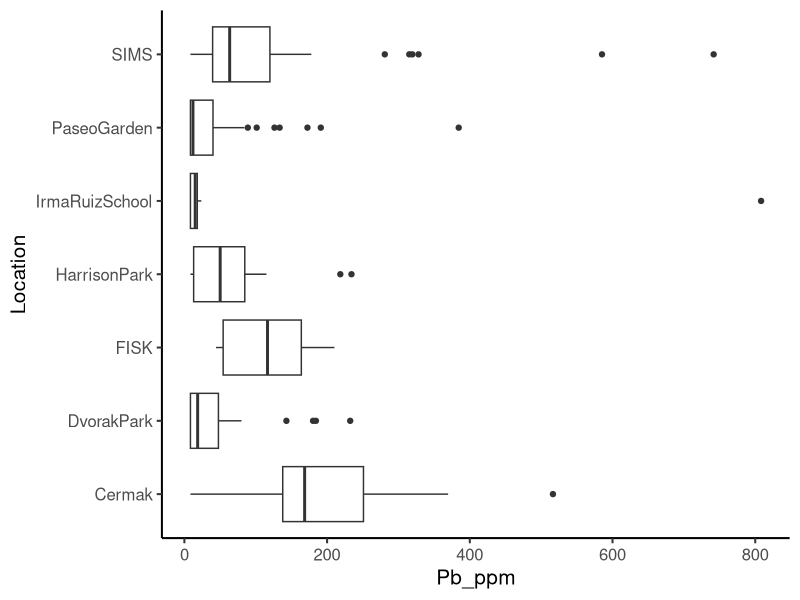

Source code (R):
## ---- chunk 1
library(tidyverse)
library(broom)
## ---- chunk 2
library(tidyverse)
Pb = read_csv("../data/pXRFData_Pb.csv")
glimpse(Pb)
summary(Pb)
## ---- chunk 3
library(ggplot2)
PbLoc <- Pb%>%
filter(Location %in% c("HarrisonPark", "FISK", "SIMS", "PaseoGarden", "IrmaRuizSchool", "DvorakPark", "Cermak"))
                          
ggplot(PbLoc) +
  aes(x = Pb_ppm, y = Location) +
  geom_boxplot() +
    theme_classic(base_size = 15) 
